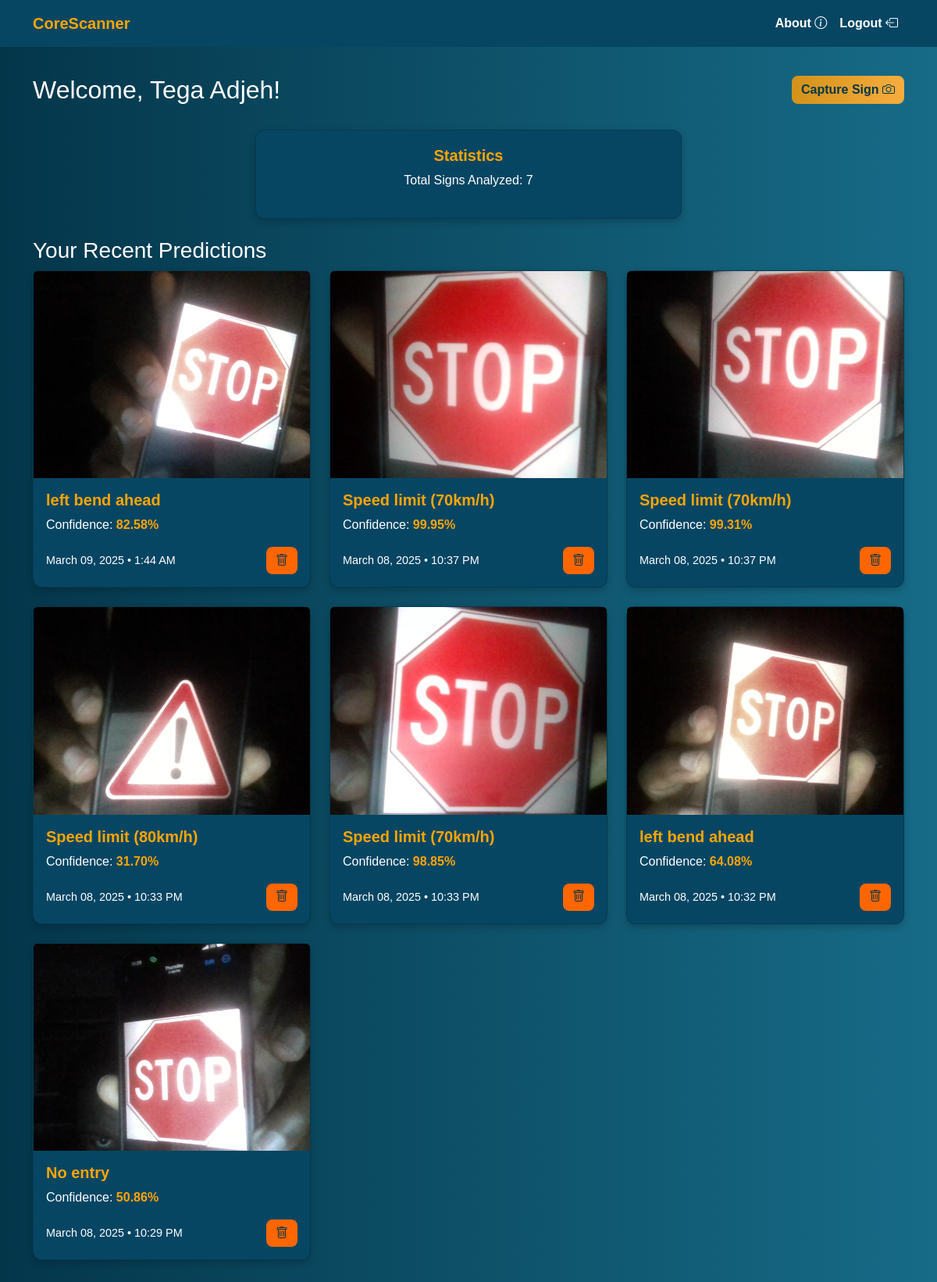
The app's page / (signed in), older data.
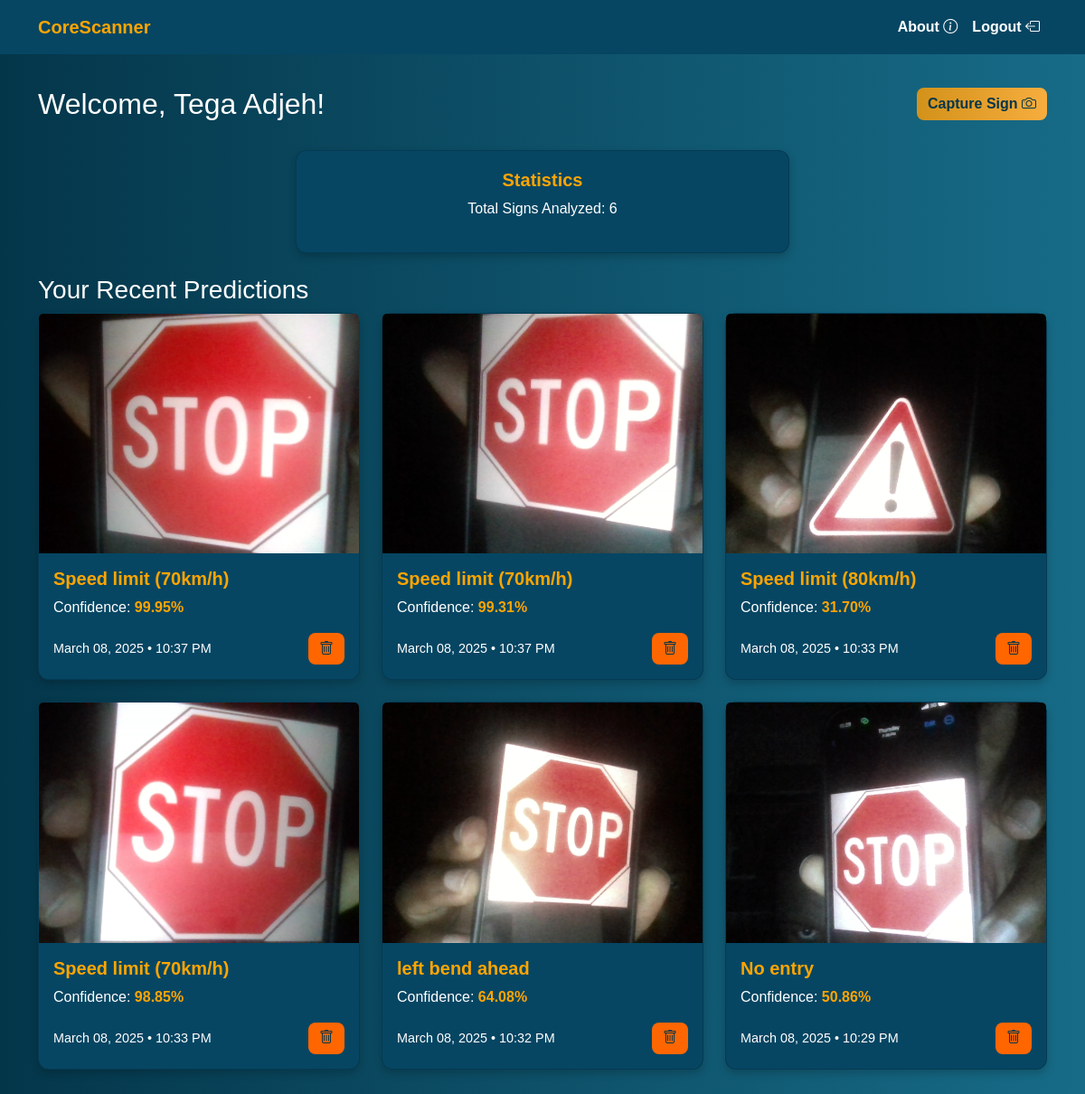
The same page, newer data.
### base/models.py (models this page shows, shortened)
class CustomUser(AbstractBaseUser, PermissionsMixin):
    email = models.EmailField(unique=True)
    username = models.CharField(max_length=200, unique=True)
    firstname = models.CharField(max_length=200, null=True)
    lastname = models.CharField(max_length=200, null=True)
    mobile = models.IntegerField(default=234)
    created = models.DateTimeField(auto_now_add=True)
    is_active = models.BooleanField(default=True)
    is_staff = models.BooleanField(default=False)
    groups = models.ManyToManyField(
        Group,
        related_name='customuser_set',
        blank=True,
        help_text="The groups this user belongs to."
    )
    user_permissions = models.ManyToManyField(
        Permission,
        related_name='customuser_permissions_set',
        blank=True,
        help_text="Specific permissions for this user."
    )
    objects = CustomUserManager()
    USERNAME_FIELD = 'username'
    REQUIRED_FIELDS = ['email', 'firstname', 'lastname']

class Prediction(models.Model):
    user = models.ForeignKey(CustomUser, on_delete=models.CASCADE)
    image = models.ImageField(upload_to='uploads/')
    predicted_class = models.CharField(max_length=100)
    confidence = models.FloatField()
    timestamp = models.DateTimeField(auto_now_add=True)

### base/views.py (the view)
# urls.py: path('', views.Dashboard.as_view(), name='dashboard'),
class Dashboard(LoginRequiredMixin,ListView):
    model = Prediction
    template_name = 'base/dashboard.html'
    context_object_name = 'predictions'
    def get_queryset(self):
        if not self.request.user.is_authenticated:
            return Prediction.objects.none()
        return Prediction.objects.filter(user=self.request.user).order_by('-timestamp')
    def get_context_data(self, **kwargs):
        context = super().get_context_data(**kwargs)
        user = self.request.user
        print(f"User authenticated: {user.is_authenticated}")
        print(f"Username: {user.username}")
        print(f"User ID: {user.id}")
        print(f"User type: {type(user)}")
        if user.is_authenticated:
            if isinstance(user, CustomUser):
                context['user'] = user
                context['prediction_count'] = Prediction.objects.filter(user=user).count()
            else:
                print("request.user is not an instance of CustomUser")
                context['prediction_count'] = 0
        else:
            context['prediction_count'] = 0
        return context

### base/templates/base/dashboard.html (shortened to what this page needs)
{% extends 'base/main.html' %}
{% block content %}
<div class="dashboard-container">
    <div class="container">
        <div class="dashboard-header">
            <h2>Welcome, {{ user.firstname }} {{ user.lastname }}!</h2>
            {% if request.user.is_authenticated %}
            <div>
                <a href="{% url 'predictor' %}" class="btn  mb-2">Capture Sign <i class="bi bi-camera"></i></a>
            </div>
            {% endif %}
        </div>
        <div class="row mt-4">
            <div class="col-md-6 offset-md-3">
                <div class="card stats-card">
                    <h5 class="card-title">Statistics</h5>
                    <p style="font-weight: 500;">Total Signs Analyzed: {{ prediction_count }}</p>
                </div>
            </div>
        </div>
        <div class="row mt-4">
            <div class="col-md-12">
                <h3>Your Recent Predictions</h3>
                {% if predictions %}
                    <div class="row">
                        {% for prediction in predictions %}
                        <div class="col-lg-4 col-md-6 col-sm-12 mb-4">
                            <div class="card">
                                <img src="{{ prediction.image.url }}" class="card-img-top" alt="Traffic Sign">
                                <div class="card-body">
                                    <h5 class="card-title">{{ prediction.predicted_class }}</h5>
                                    <p class="card-text">Confidence: <span class="confidence-value">{{ prediction.confidence|floatformat:2 }}%</span></p>
                                    <div class="card-footer-flex">
                                        <p class="card-text prediction-date">{{ prediction.timestamp|date:"F d, Y • g:i A" }}</p>
                                        <button style="background: #ff6600;" class="btn delete-btn" data-id="{{ prediction.id }}">
                                            <i class="bi bi-trash"></i>
                                        </button>
                                    </div>
                                </div>
                            </div>
                        </div>
                        {% endfor %}
                    </div>
                {% else %}
                    <p class="text-sm">No predictions yet. Click <span style="color: #FFA500;">"Capture Sign" </span> to analyze your first traffic sign!</p>
                {% endif %}
            </div>
        </div>
    </div>
</div>
{% endblock content %}

### base/templates/base/main.html (shortened to what this page needs)
<!DOCTYPE html>
<html lang="en">
<head>
    <link href="https://cdn.jsdelivr.net/npm/bootstrap@5.3.0/dist/css/bootstrap.min.css" rel="stylesheet">
    <link rel="stylesheet" href="https://cdn.jsdelivr.net/npm/bootstrap-icons@1.11.3/font/bootstrap-icons.min.css">
</head>
<body>
    <nav class="navbar navbar-expand-lg navbar-dark fixed-top">
        <div class="container">
            <a class="navbar-brand" href="/">CoreScanner</a>
            <div class="collapse navbar-collapse" id="navbarNav">
                <ul class="navbar-nav ms-auto text-center">
                    <li class="nav-item">
                        <a class="nav-link" href="{% url 'about' %}">About <i class="bi bi-info-circle"></i></a>
                    </li>
                    <li class="nav-item">
                        {% if request.user.is_authenticated %}
                            <a href="{% url 'logout' %}" class="nav-link">Logout <i class="bi bi-box-arrow-left"></i></a>
                        {% else %}
                            <a href="{% url 'login' %}" class="nav-link">Login <i class="bi bi-box-arrow-in-right"></i></a>
                        {% endif %}
                    </li>
                </ul>
            </div>
        </div>
    </nav>
    <div class="main-content">
        <div class="container">
            {% block content %}
            {% endblock content %}
        </div>
    </div>
</body>
</html>

### base/templates/base/main.html (style rules this page uses)
body { background: linear-gradient(to right, #04364A, #176B87); color: white; font-family: 'Poppins', sans-serif; }
.main-content { min-height: calc(100vh - 90px); padding: 5rem 0 2rem; position: relative; z-index: 1; }
.navbar { background: #064663 !important; padding: 10px 15px; }
.navbar-brand { color: #FFA500 !important; font-weight: bold; }
.nav-link { color: white !important; transition: all 0.3s ease-in-out; font-weight: bold; }

### base/templates/base/dashboard.html (style rules this page uses)
.dashboard-container { position: fixed; top: 76px; left: 0; right: 0; bottom: 0; overflow-y: auto; padding: 20px; scrollbar-width: thin; scrollbar-color: #FFA500 #064663; }
.card { background: #064663; border-radius: 12px; box-shadow: 0px 4px 10px rgba(0, 0, 0, 0.2); color: white; height: 100%; }
.card-title { color: #FFA500; font-weight: bold; }
.btn { background: linear-gradient(to right, #d3921a, #f7ad3e); color: #04364A; border: none; border-radius: 8px; font-weight: bold; }
.btn i { font-size:1rem; }
.dashboard-header { display: flex; flex-wrap: wrap; justify-content: space-between; align-items: center; gap: 10px; margin-bottom: 1.5rem; }
.stats-card { text-align: center; padding: 20px; }
.prediction-date { color: #fff !important; font-size: 0.9rem; }
.confidence-value { font-weight: bold; color: #FFA500; }
.card-footer-flex { display: flex; justify-content: space-between; align-items: center; margin-top: 10px; }
.delete-btn { padding: 5px 10px; font-size: 14px; min-width: 40px; height: 35px; }
.prediction-date { color: #fff !important; font-size: 0.9rem; margin: 0; }

Row changes from the older to the newer data that the page shows:
removed Prediction: image (picture), predicted_class "left bend ahead", confidence "82.58", timestamp "March 09, 2025 • 1:44 AM"
Text that changed along with them:
{{ prediction_count }}: "7" → "6"
